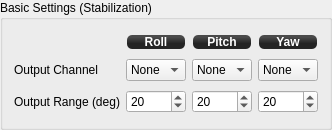
            <widget class="QGroupBox" name="groupBox_5">
             <property name="sizePolicy">
              <sizepolicy hsizetype="Preferred" vsizetype="Preferred">
               <horstretch>0</horstretch>
               <verstretch>0</verstretch>
              </sizepolicy>
             </property>
             <property name="minimumSize">
              <size>
               <width>0</width>
               <height>130</height>
              </size>
             </property>
             <property name="maximumSize">
              <size>
               <width>16777215</width>
               <height>16777215</height>
              </size>
             </property>
             <property name="title">
              <string>Basic Settings (Stabilization)</string>
             </property>
             <layout class="QGridLayout" name="gridLayout_9">
              <item row="2" column="3">
               <widget class="QSpinBox" name="yawOutputRange">
                <property name="focusPolicy">
                 <enum>Qt::StrongFocus</enum>
                </property>
                <property name="toolTip">
                 <string>Camera yaw angle for 100% output value, deg.

This value should be tuned for particular gimbal and servo. You also
have to define channel output range using Output configuration tab.</string>
                </property>
                <property name="maximum">
                 <number>180</number>
                </property>
                <property name="value">
                 <number>20</number>
                </property>
                <property name="objrelation" stdset="0">
                 <stringlist>
                  <string>objname:CameraStabSettings</string>
                  <string>fieldname:OutputRange</string>
                  <string>element:Yaw</string>
                  <string>haslimits:no</string>
                  <string>scale:1</string>
                  <string>buttongroup:1</string>
                 </stringlist>
                </property>
               </widget>
              </item>
              <item row="2" column="2">
               <widget class="QSpinBox" name="pitchOutputRange">
                <property name="focusPolicy">
                 <enum>Qt::StrongFocus</enum>
                </property>
                <property name="toolTip">
                 <string>Camera pitch angle for 100% output value, deg.

This value should be tuned for particular gimbal and servo. You also
have to define channel output range using Output configuration tab.</string>
                </property>
                <property name="maximum">
                 <number>180</number>
                </property>
                <property name="value">
                 <number>20</number>
                </property>
                <property name="objrelation" stdset="0">
                 <stringlist>
                  <string>objname:CameraStabSettings</string>
                  <string>fieldname:OutputRange</string>
                  <string>element:Pitch</string>
                  <string>haslimits:no</string>
                  <string>scale:1</string>
                  <string>buttongroup:1</string>
                 </stringlist>
                </property>
               </widget>
              </item>
              <item row="2" column="1">
               <widget class="QSpinBox" name="rollOutputRange">
                <property name="focusPolicy">
                 <enum>Qt::StrongFocus</enum>
                </property>
                <property name="toolTip">
                 <string>Camera roll angle for 100% output value, deg.

This value should be tuned for particular gimbal and servo. You also
have to define channel output range using Output configuration tab.</string>
                </property>
                <property name="maximum">
                 <number>180</number>
                </property>
                <property name="value">
                 <number>20</number>
                </property>
                <property name="objrelation" stdset="0">
                 <stringlist>
                  <string>objname:CameraStabSettings</string>
                  <string>fieldname:OutputRange</string>
                  <string>element:Roll</string>
                  <string>haslimits:no</string>
                  <string>scale:1</string>
                  <string>buttongroup:1</string>
                 </stringlist>
                </property>
               </widget>
              </item>
              <item row="1" column="3">
               <widget class="QComboBox" name="yawChannel">
                <property name="focusPolicy">
                 <enum>Qt::StrongFocus</enum>
                </property>
                <property name="toolTip">
                 <string>Yaw output channel for camera gimbal</string>
                </property>
                <item>
                 <property name="text">
                  <string>None</string>
                 </property>
                </item>
               </widget>
              </item>
              <item row="1" column="2">
               <widget class="QComboBox" name="pitchChannel">
                <property name="focusPolicy">
                 <enum>Qt::StrongFocus</enum>
                </property>
                <property name="toolTip">
                 <string>Pitch output channel for camera gimbal</string>
                </property>
                <item>
                 <property name="text">
                  <string>None</string>
                 </property>
                </item>
               </widget>
              </item>
              <item row="1" column="1">
               <widget class="QComboBox" name="rollChannel">
                <property name="focusPolicy">
                 <enum>Qt::StrongFocus</enum>
                </property>
                <property name="toolTip">
                 <string>Roll output channel for camera gimbal</string>
                </property>
                <item>
                 <property name="text">
                  <string>None</string>
                 </property>
                </item>
               </widget>
              </item>
              <item row="1" column="0">
               <widget class="QLabel" name="label_42">
                <property name="text">
                 <string>Output Channel</string>
                </property>
               </widget>
              </item>
              <item row="2" column="0">
               <widget class="QLabel" name="label_43">
                <property name="toolTip">
                 <string>Degrees deflection for half the full motion.</string>
                </property>
                <property name="text">
                 <string>Output Range (deg)</string>
                </property>
               </widget>
              </item>
              <item row="0" column="3">
               <widget class="QLabel" name="label_44">
                <property name="minimumSize">
                 <size>
                  <width>0</width>
                  <height>16</height>
                 </size>
                </property>
                <property name="maximumSize">
                 <size>
                  <width>16777215</width>
                  <height>16</height>
                 </size>
                </property>
                <property name="styleSheet">
                 <string notr="true">background-color: qlineargradient(spread:reflect, x1:0.507, y1:0, x2:0.507, y2:0.772, stop:0.208955 rgba(74, 74, 74, 255), stop:0.78607 rgba(36, 36, 36, 255));
color: rgb(255, 255, 255);
border-radius: 5;
font: bold 12px;
margin:1px;</string>
                </property>
                <property name="text">
                 <string>Yaw</string>
                </property>
                <property name="alignment">
                 <set>Qt::AlignCenter</set>
                </property>
               </widget>
              </item>
              <item row="0" column="2">
               <widget class="QLabel" name="label_45">
                <property name="minimumSize">
                 <size>
                  <width>0</width>
                  <height>16</height>
                 </size>
                </property>
                <property name="maximumSize">
                 <size>
                  <width>16777215</width>
                  <height>16</height>
                 </size>
                </property>
                <property name="styleSheet">
                 <string notr="true">background-color: qlineargradient(spread:reflect, x1:0.507, y1:0, x2:0.507, y2:0.772, stop:0.208955 rgba(74, 74, 74, 255), stop:0.78607 rgba(36, 36, 36, 255));
color: rgb(255, 255, 255);
border-radius: 5;
font: bold 12px;
margin:1px;</string>
                </property>
                <property name="text">
                 <string>Pitch</string>
                </property>
                <property name="alignment">
                 <set>Qt::AlignCenter</set>
                </property>
               </widget>
              </item>
              <item row="0" column="1">
               <widget class="QLabel" name="label_46">
                <property name="minimumSize">
                 <size>
                  <width>0</width>
                  <height>16</height>
                 </size>
                </property>
                <property name="maximumSize">
                 <size>
                  <width>16777215</width>
                  <height>16</height>
                 </size>
                </property>
                <property name="styleSheet">
                 <string notr="true">background-color: qlineargradient(spread:reflect, x1:0.507, y1:0, x2:0.507, y2:0.772, stop:0.208955 rgba(74, 74, 74, 255), stop:0.78607 rgba(36, 36, 36, 255));
color: rgb(255, 255, 255);
border-radius: 5;
font: bold 12px;
margin:1px;</string>
                </property>
                <property name="text">
                 <string>Roll</string>
                </property>
                <property name="alignment">
                 <set>Qt::AlignCenter</set>
                </property>
               </widget>
              </item>
             </layout>
            </widget>
